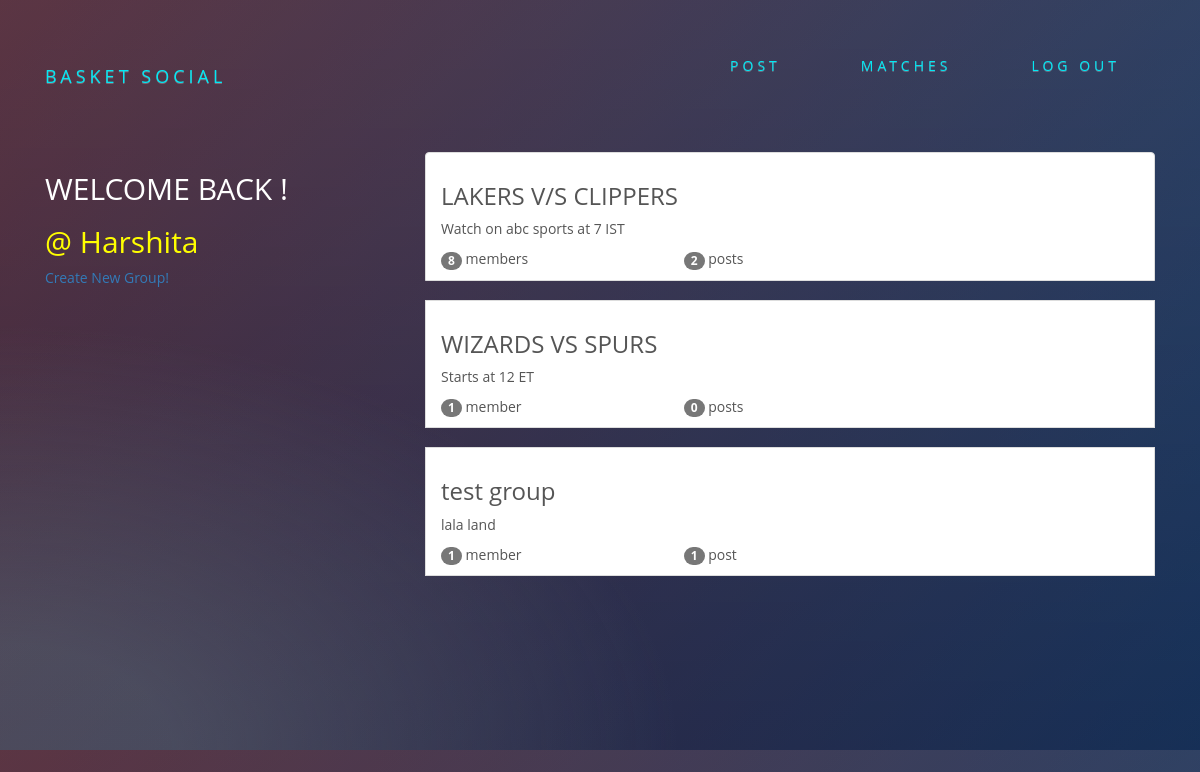
Screenshot of /groups/ (signed in) with the database file from the repository.
### groups/models.py (models this page shows, shortened)
class Group(models.Model):
    name=models.CharField(max_length=255,unique=True)
    slug=models.SlugField(allow_unicode=True,unique=True)
    description=models.TextField(blank=True,default='')
    description_html=models.TextField(editable=False,default='',blank=True)
    members=models.ManyToManyField(User,through='GroupMember')
    class Meta:
        ordering=['name']

### groups/views.py (the view)
# urls.py: path('',views.ListGroups.as_view(),name='all'),
class ListGroups(generic.ListView):
    model=Group

### groups/templates/groups/group_list.html
{% extends 'groups/group_base.html' %}
{% block pregroup %}
<div class="col-md-4">
  <div class="content">
    {% if user.is_authenticated %}
    <h2>WELCOME BACK !</h2>
  <h2>  <a id='pur' href="{% url 'posts:for_user' username=user.username %}">@ {{user.username}}</a></h2>
    {% else %}
    <h2>NBA</h2>
    <h4 id='ase'>Upcoming matches next! </h4>
    <p></p>
    {% endif %}
  </div>
    {% if user.is_authenticated %}
    <a href="{% url 'groups:create' %}" class="bubbly-button cra">Create New Group!</a>
    {% endif %}
</div>
{% endblock %}
{% block group_content %}
<div class="col-md-8">
  <div class="list_group ">
    {% for group in object_list %}
    <a class="list-group-item " href="{% url 'groups:single' slug=group.slug %}">
    <h3 class ='title-group'>{{group.name}}</h3>
    <div class="list-group-text">
      {{group.description_html|safe}}
      <div class="row">
        <div class="col-md-4">
          <span class='badge'>{{group.members.count}}</span>
          member{{group.members.count|pluralize}}
          </div>
          <div class="col-md-4">
            <span class='badge'>{{group.posts.count}}</span>
            post{{group.posts.count|pluralize}}
          </div>
        </div>
      </div>
      </a>
      <br>
{% endfor %}
    </div>
  </div>
{% endblock %}

### static/social/css/master.css (style rules this page uses)
body { margin: 0; overflow: auto; background: #2f294f; color:white; }
* { -webkit-box-sizing:border-box; -moz-box-sizing:border-box; -ms-box-sizing:border-box; -o-box-sizing:border-box; box-sizing:border-box; }
body { font-family: 'Open Sans', sans-serif; background: #092756; background: -moz-radial-gradient(0% 100%, ellipse cover, rgba(104,128,138,.4) 10%,rgba(138,114,76,0) 40%),-moz-linear-gradient(top, rgba(57,173,219,.25) 0%, rgba(42,60,87,.4) 100%), -moz-linear-gradient(-45deg, #670d10 0%, #092756 100%); background: -webkit-radial-gradient(0% 100%, ellipse cover, rgba(104,128,138,.4) 10%,rgba(138,114,76,0) 40%), -webkit-linear-gradient(top, rgba(57,173,219,.25) 0%,rgba(42,60,87,.4) 100%), -webkit-linear-gradient(-45deg, #670d10 0%,#092756 100%); background: -o-radial-gradient(0% 100%, ellipse cover, rgba(104,128,138,.4) 10%,rgba(138,114,76,0) 40%), -o-linear-gradient(top, rgba(57,173,219,.25) 0%,rgba(42,60,87,.4) 100%), -o-linear-gradient(-45deg, #670d10 0%,#092756 100%); background: -ms-radial-gradient(0% 100%, ellipse cover, rgba(104,128,138,.4) 10%,rgba(138,114,76,0) 40%), -ms-linear-gradient(top, rgba(57,173,219,.25) 0%,rgba(42,60,87,.4) 100%), -ms-linear-gradient(-45deg, #670d10 0%,#092756 100%); background: -webkit-radial-gradient(0% 100%, ellipse cover, rgba(104,128,138,.4) 10%,rgba(138,114,76,0) 40%), linear-gradient(to bottom, rgba(57,173,219,.25) 0%,rgba(42,60,87,.4) 100%), linear-gradient(135deg, #670d10 0%,#092756 100%); filter: progid:DXImageTransform.Microsoft.gradient( startColorstr='#3E1D6D', endColorstr='#092756',GradientType=1 ); }
* { margin: 0; padding: 0; box-sizing: border-box; }
#pur { color: yellow; }

### rows the page displays
Group: name "LAKERS V/S CLIPPERS", description_html "Watch on abc sports at 7 IST", members.count "8", posts.count "2"
Group: name "WIZARDS VS SPURS", description_html "Starts at 12 ET", members.count "1", posts.count "0"
Group: name "test group", description_html "lala land", members.count "1", posts.count "1"

### other values shown
{{ user.username }} "Harshita"
